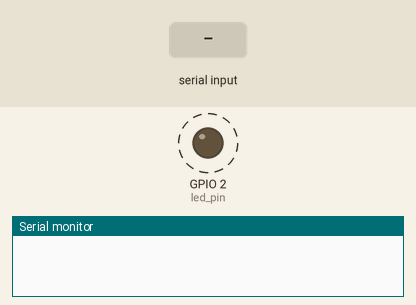
Bench run of a sketch on a simulated ESP32. On the bench: output pins drawn as LEDs (lit = HIGH), the last lines printed to the serial monitor. Dashed ring = blinking. The inputs (shaded band) are chosen by the test bench.

Above: at 1.2 s.
1.3 s: "90,45\n" received over Serial
At 2.8 s:
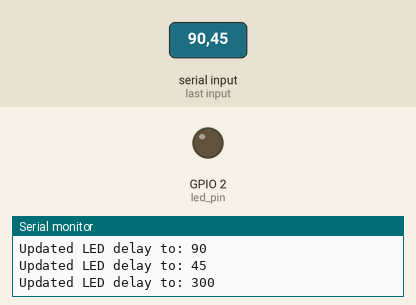
4.3 s: "5\n" received over Serial
At 6.4 s:
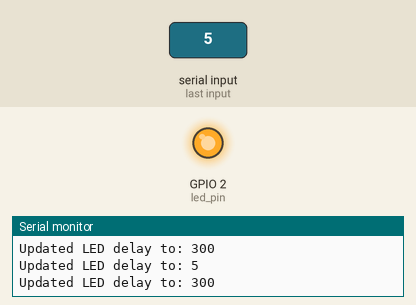
Timing chart, 0 to 13.3 s (numbered marks = the images above; inputs shaded):
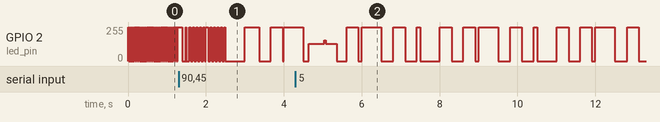

The sketch:

rtos1.ino
```cpp
#if CONFIG_FREERTOS_UNICORE
static const BaseType_t app_cpu = 0;
#else
static const BaseType_t app_cpu = 1;
#endif
//pins
static const int led_pin = 2;
int delayTime = 20;
static TaskHandle_t task1= NULL;
static TaskHandle_t task2= NULL;
void toggleLED(void *parameter){
  while(1){
    digitalWrite(led_pin, HIGH);
    vTaskDelay(500 / portTICK_PERIOD_MS);
    digitalWrite(led_pin, LOW);
    vTaskDelay(500 / portTICK_PERIOD_MS);
    }
  }
  void toggleLED2(void *parameter){
  while(1){
    digitalWrite(led_pin, HIGH);
    vTaskDelay(delayTime / portTICK_PERIOD_MS);
    digitalWrite(led_pin, LOW);
    vTaskDelay(delayTime / portTICK_PERIOD_MS);
    }
  }
void setup() {
  Serial.begin(300);
  pinMode(led_pin, OUTPUT);

  xTaskCreatePinnedToCore(
      toggleLED,
      "Toggle LED",
      1024,   //stack size
      NULL,
      0, // priority
      &task1, //task handle
      app_cpu);

      xTaskCreatePinnedToCore(
      toggleLED2,
      "Toggle LED 2",
      1024,   //stack size
      NULL,
      1, // priority
      &task2, //task handle
      app_cpu);

}

void loop() {
  // put your main code here, to run repeatedly:
  while(Serial.available() == 0){};
  delayTime = Serial.parseInt();
  if (delayTime > 0){
  vTaskSuspend(task2);
  vTaskDelay(delayTime / portTICK_PERIOD_MS);
  vTaskResume(task2);
  } else{
    delayTime = 300;
    }

  Serial.print("Updated LED delay to: ");
  Serial.println(delayTime);
}
```
